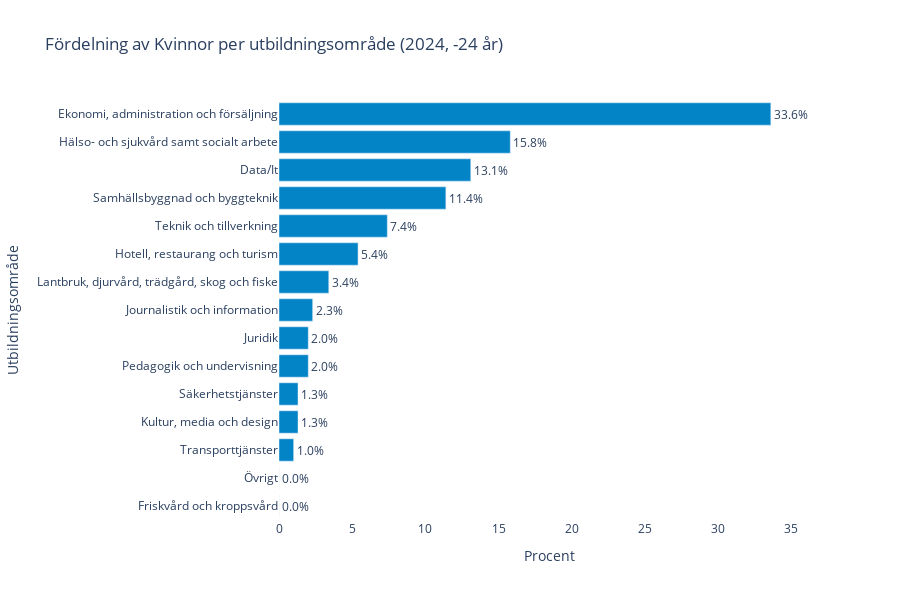
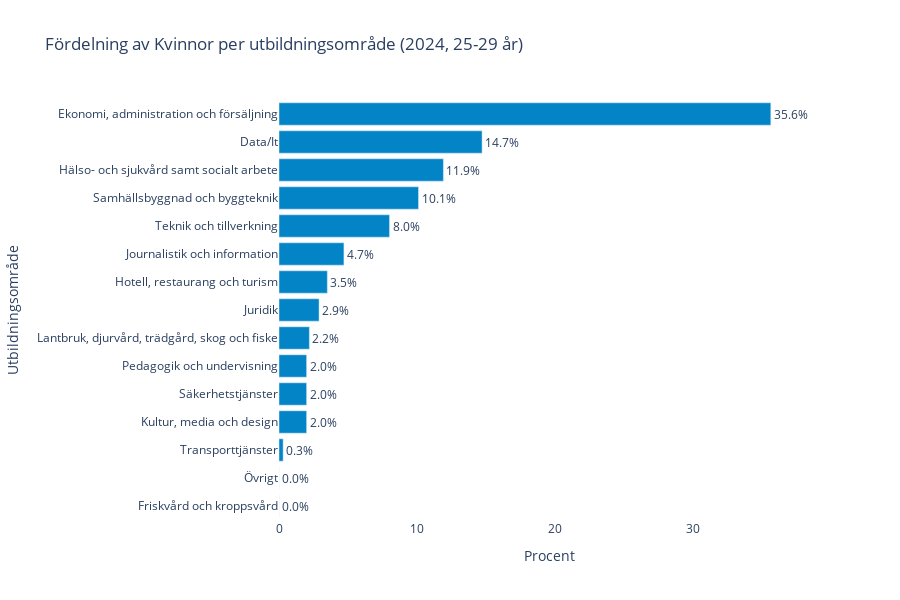
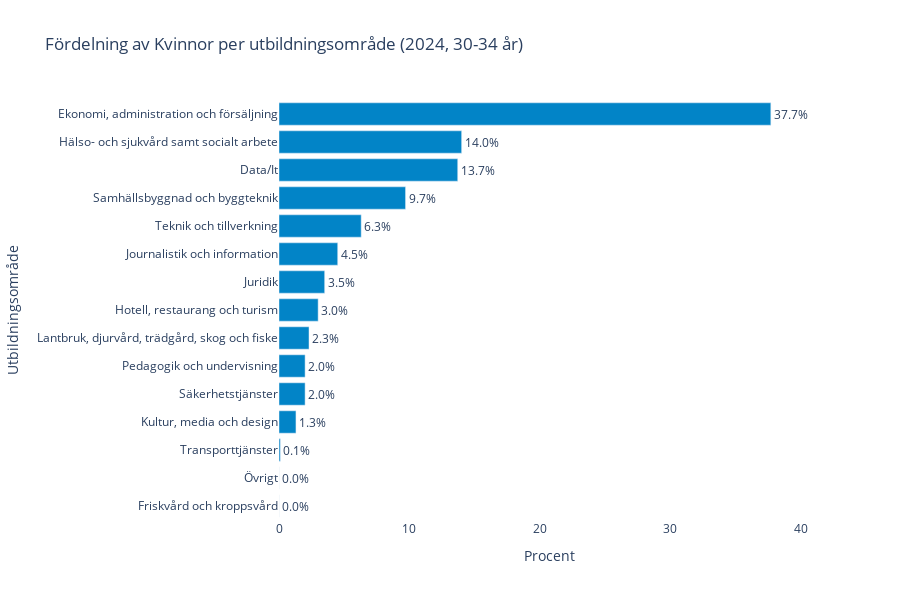
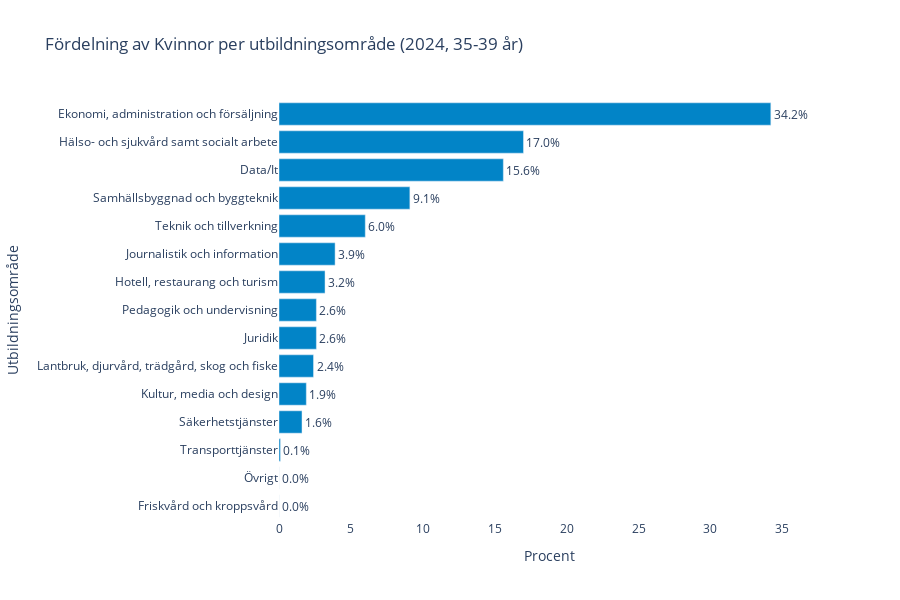

The notebook cell these images were saved under, in order:
### Markdown cell above
#####  A function that creates a horizontal bar chart showing the percentage distribution of students across educational areas for a selected year, sex, and age group.
This function:

- Takes parameters for year, sex, and age group
- Filters the data accordingly
- Calculates the percentage distribution
- Creates a horizontal bar chart showing what percentage of students (of the selected sex and age group) chose each educational area
- Includes percentage labels on the bars
- Sorts the areas by percentage (ascending)
- Handles input validation and error cases
- The bars show the percentage of total students in each educational area, making it easy to compare the relative popularity of different areas for specific demographic groups.

### Code cell
def plot_education_distribution(df: pd.DataFrame, year: int = None, sex: str = "totalt", age: str = "totalt") -> None:
    """
    Plot percentage distribution of students across educational areas for selected parameters.
    
    Parameters:
        df: DataFrame with columns: kön, utbildningsområde, ålder, [2020-2024]
        year: Year to analyze (int). If None, uses latest available year
        sex: "kvinnor", "män", or "totalt"
        age: Age group to analyze (str), e.g., "24 år eller yngre", "25-29 år", etc.
    """
    import plotly.graph_objects as go
    
    # Input validation
    if df.empty:
        raise ValueError("DataFrame is empty")
        
    # Normalize inputs
    sex = sex.lower()
    age = age.lower()
    
    # Rename columns for consistency
    df.columns = ["kön", "utbildningsområde", "ålder", "2020", "2021", "2022", "2023", "2024"]
    df = df.fillna(0)

    # Convert year columns to int
    year_columns = ["2020", "2021", "2022", "2023", "2024"]
    for col in year_columns:
        df[col] = pd.to_numeric(df[col], errors="coerce").fillna(0).astype(int)

    # Select year first
    if year is None:
        year = str(max(map(int, year_columns)))
    else:
        year = str(year)
    
    if year not in year_columns:
        raise ValueError(f"Year must be one of {year_columns}")

    # Melt to long format
    df_long = df.melt(
        id_vars=["kön", "utbildningsområde", "ålder"],
        var_name="år",
        value_name="antal"
    )
    df_long["antal"] = pd.to_numeric(df_long["antal"], errors="coerce").fillna(0).astype(int)

    # Filter data all at once
    df_filtered = df_long[
        (df_long["kön"].str.lower() == sex) &
        (df_long["ålder"].str.lower() == age) &
        (df_long["utbildningsområde"].str.lower() != "totalt") &
        (df_long["år"] == year)
    ].copy()

    # Check if we have data
    if df_filtered.empty:
        raise ValueError(f"No data found for year={year}, sex={sex}, age={age}")

    # Calculate percentages
    total_students = df_filtered["antal"].sum()
    df_filtered.loc[:, "procent"] = round(df_filtered["antal"] / total_students * 100, 1)
    
    # Sort by percentage
    df_filtered = df_filtered.sort_values("procent", ascending=True)

    # Create visualization
    fig = go.Figure()
    
    # Add percentage bars
    fig.add_trace(go.Bar(
        x=df_filtered["procent"],
        y=df_filtered["utbildningsområde"],
        orientation="h",
        marker_color="#0284c7",
        text=df_filtered["procent"].apply(lambda x: f"{x}%"),
        textposition="outside"
    ))

    # Layout configuration
    sex_title = sex.capitalize()
    age_title = age.capitalize()
    
    fig.update_layout(
        title=f"Fördelning av {sex_title} per utbildningsområde ({year}, {age_title})",
        xaxis_title="Procent",
        yaxis_title="Utbildningsområde",
        plot_bgcolor="white",
        paper_bgcolor="white",
        height=600,
        showlegend=False,
        xaxis=dict(
            range=[0, max(df_filtered["procent"]) * 1.1]  # Add 10% padding for labels
        )
    )
    
    fig.show()

# Example usage:
plot_education_distribution(df, year=2024, sex="kvinnor", age="-24 år")
plot_education_distribution(df, year=2024, sex="kvinnor", age="25-29 år")
plot_education_distribution(df, year=2024, sex="kvinnor", age="30-34 år")
plot_education_distribution(df, year=2024, sex="kvinnor", age="35-39 år")
plot_education_distribution(df, year=2024, sex="kvinnor", age="40-44 år")
plot_education_distribution(df, year=2024, sex="kvinnor", age="45+ år")

### Figure 1 — Plotly figure (JSON) as saved in the notebook; plotly's stock layout.template omitted (floating-point values rounded to 4 significant figures)
{"data": [{"marker": {"color": "#0284c7"}, "orientation": "h", "text": ["0.0%", "0.0%", "1.0%", "1.3%", "1.3%", "2.0%", "2.0%", "2.3%", "3.4%", "5.4%", "7.4%", "11.4%", "13.1%", "15.8%", "33.6%"], "textposition": "outside", "type": "bar", "x": [0, 0, 1, 1.3, 1.3, 2, 2, 2.3, 3.4, 5.4, 7.4, 11.4, 13.1, 15.8, 33.6], "y": ["Friskvård och kroppsvård", "Övrigt", "Transporttjänster", "Kultur, media och design", "Säkerhetstjänster", "Pedagogik och undervisning", "Juridik", "Journalistik och information", "Lantbruk, djurvård, trädgård, skog och fiske", "Hotell, restaurang och turism", "Teknik och tillverkning", "Samhällsbyggnad och byggteknik", "Data/It", "Hälso- och sjukvård samt socialt arbete", "Ekonomi, administration och försäljning"]}], "layout": {"height": 600, "paper_bgcolor": "white", "plot_bgcolor": "white", "showlegend": false, "title": {"text": "Fördelning av Kvinnor per utbildningsområde (2024, -24 år)"}, "xaxis": {"range": [0, 36.96], "title": {"text": "Procent"}}, "yaxis": {"title": {"text": "Utbildningsområde"}}}}

### Figure 2 — Plotly figure (JSON) as saved in the notebook; plotly's stock layout.template omitted (floating-point values rounded to 4 significant figures)
{"data": [{"marker": {"color": "#0284c7"}, "orientation": "h", "text": ["0.0%", "0.0%", "0.3%", "2.0%", "2.0%", "2.0%", "2.2%", "2.9%", "3.5%", "4.7%", "8.0%", "10.1%", "11.9%", "14.7%", "35.6%"], "textposition": "outside", "type": "bar", "x": [0, 0, 0.3, 2, 2, 2, 2.2, 2.9, 3.5, 4.7, 8, 10.1, 11.9, 14.7, 35.6], "y": ["Friskvård och kroppsvård", "Övrigt", "Transporttjänster", "Kultur, media och design", "Säkerhetstjänster", "Pedagogik och undervisning", "Lantbruk, djurvård, trädgård, skog och fiske", "Juridik", "Hotell, restaurang och turism", "Journalistik och information", "Teknik och tillverkning", "Samhällsbyggnad och byggteknik", "Hälso- och sjukvård samt socialt arbete", "Data/It", "Ekonomi, administration och försäljning"]}], "layout": {"height": 600, "paper_bgcolor": "white", "plot_bgcolor": "white", "showlegend": false, "title": {"text": "Fördelning av Kvinnor per utbildningsområde (2024, 25-29 år)"}, "xaxis": {"range": [0, 39.16], "title": {"text": "Procent"}}, "yaxis": {"title": {"text": "Utbildningsområde"}}}}

### Figure 3 — Plotly figure (JSON) as saved in the notebook; plotly's stock layout.template omitted (floating-point values rounded to 4 significant figures)
{"data": [{"marker": {"color": "#0284c7"}, "orientation": "h", "text": ["0.0%", "0.0%", "0.1%", "1.3%", "2.0%", "2.0%", "2.3%", "3.0%", "3.5%", "4.5%", "6.3%", "9.7%", "13.7%", "14.0%", "37.7%"], "textposition": "outside", "type": "bar", "x": [0, 0, 0.1, 1.3, 2, 2, 2.3, 3, 3.5, 4.5, 6.3, 9.7, 13.7, 14, 37.7], "y": ["Friskvård och kroppsvård", "Övrigt", "Transporttjänster", "Kultur, media och design", "Säkerhetstjänster", "Pedagogik och undervisning", "Lantbruk, djurvård, trädgård, skog och fiske", "Hotell, restaurang och turism", "Juridik", "Journalistik och information", "Teknik och tillverkning", "Samhällsbyggnad och byggteknik", "Data/It", "Hälso- och sjukvård samt socialt arbete", "Ekonomi, administration och försäljning"]}], "layout": {"height": 600, "paper_bgcolor": "white", "plot_bgcolor": "white", "showlegend": false, "title": {"text": "Fördelning av Kvinnor per utbildningsområde (2024, 30-34 år)"}, "xaxis": {"range": [0, 41.47], "title": {"text": "Procent"}}, "yaxis": {"title": {"text": "Utbildningsområde"}}}}

### Figure 4 — Plotly figure (JSON) as saved in the notebook; plotly's stock layout.template omitted (floating-point values rounded to 4 significant figures)
{"data": [{"marker": {"color": "#0284c7"}, "orientation": "h", "text": ["0.0%", "0.0%", "0.1%", "1.6%", "1.9%", "2.4%", "2.6%", "2.6%", "3.2%", "3.9%", "6.0%", "9.1%", "15.6%", "17.0%", "34.2%"], "textposition": "outside", "type": "bar", "x": [0, 0, 0.1, 1.6, 1.9, 2.4, 2.6, 2.6, 3.2, 3.9, 6, 9.1, 15.6, 17, 34.2], "y": ["Friskvård och kroppsvård", "Övrigt", "Transporttjänster", "Säkerhetstjänster", "Kultur, media och design", "Lantbruk, djurvård, trädgård, skog och fiske", "Juridik", "Pedagogik och undervisning", "Hotell, restaurang och turism", "Journalistik och information", "Teknik och tillverkning", "Samhällsbyggnad och byggteknik", "Data/It", "Hälso- och sjukvård samt socialt arbete", "Ekonomi, administration och försäljning"]}], "layout": {"height": 600, "paper_bgcolor": "white", "plot_bgcolor": "white", "showlegend": false, "title": {"text": "Fördelning av Kvinnor per utbildningsområde (2024, 35-39 år)"}, "xaxis": {"range": [0, 37.62], "title": {"text": "Procent"}}, "yaxis": {"title": {"text": "Utbildningsområde"}}}}
